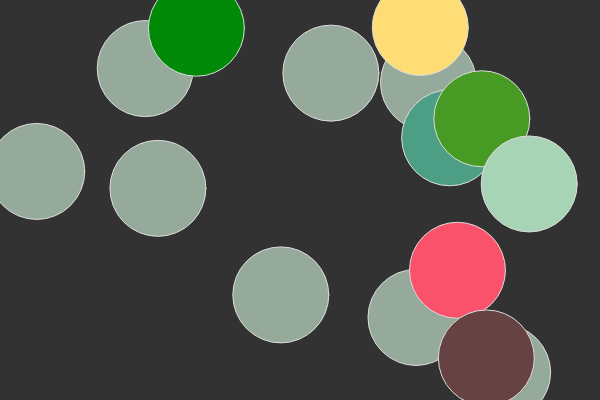
Frame 1 (no input)
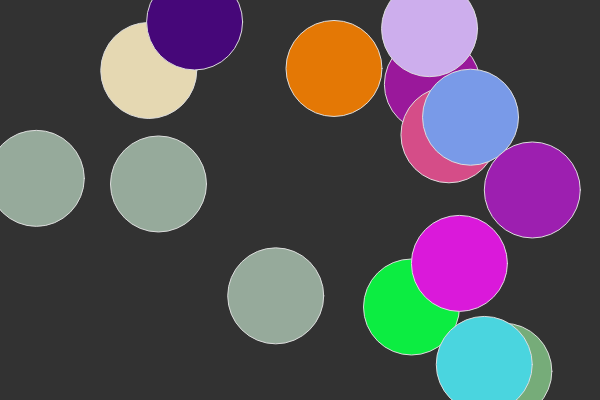
Frame 60 (no input)
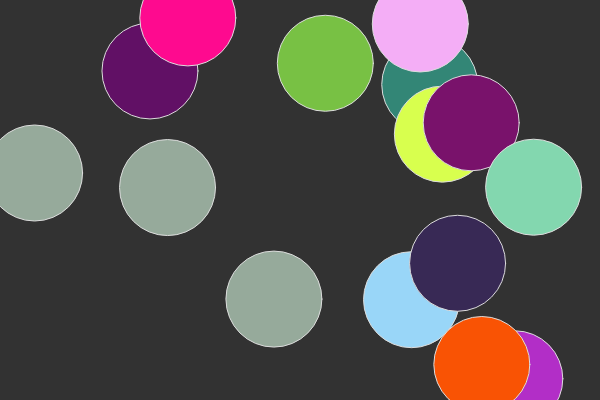
Frame 120 (the mouse pressed at the canvas centre since frame 60)

The p5.js sketch that drew these frames (run headless with seeded random() and noise() and a simulated clock; from frame 60 on, the mouse is pressed at the canvas centre):

// p5.js sketch
// ── sketch.js
var bubbles = [];

function setup() {
	createCanvas(600, 400);

	for (var i = 0; i < 15; i++){
		bubbles[i] = new Bubble(random(width),random(height));
	}
}

function draw(){
	background(50);
	for (var i = 0; i < bubbles.length; i++){
		bubbles[i].move();
		bubbles[i].display();

		for (var j = 0; j < bubbles.length; j++){
			if (i != j && bubbles[i].intersect(bubbles[j])) {
				bubbles[i].changeColor();
				bubbles[j].changeColor();
			}
		}
	}
}

// ── bubble.js
function Bubble(xas, yas) {
	this.x = xas;
	this.y = yas;
	this.r = 48;
	this.col = color(150,170,155);
	this.changeColor = function(){
		this.col = color(random(0,255),random(0,255),random(0,255));
	}	
	this.intersect = function(other) {
		var d = dist(this.x, this.y, other.x, other.y);
		if (d < this.r + other.r) {
			return true;
		} else {
			return false;
		}
	}

	this.display = function() {
		stroke(220);
		fill(this.col);
		ellipse(this.x, this.y, this.r * 2, this.r * 2);
	}
	this.move = function() {
		this.x = this.x + random(-1, 1);
		this.y = this.y + random(-1, 1);
	}

}
